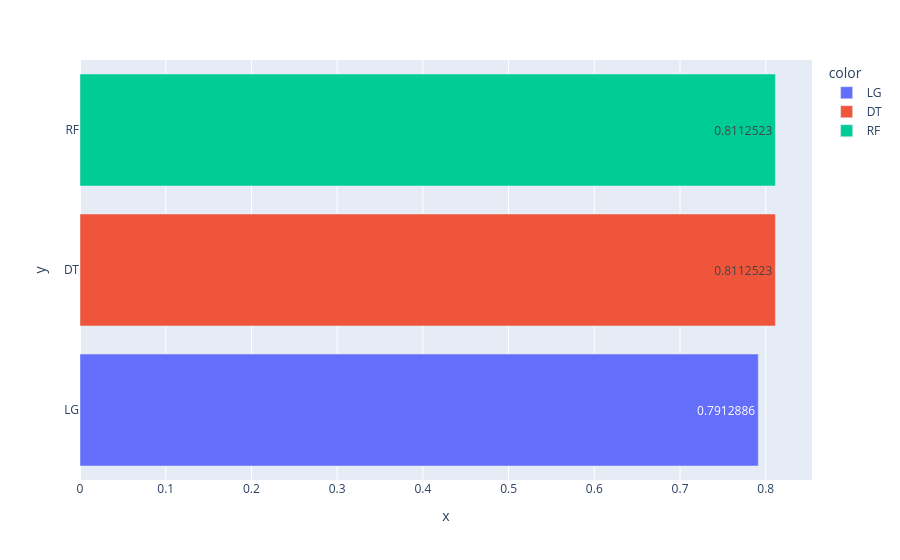
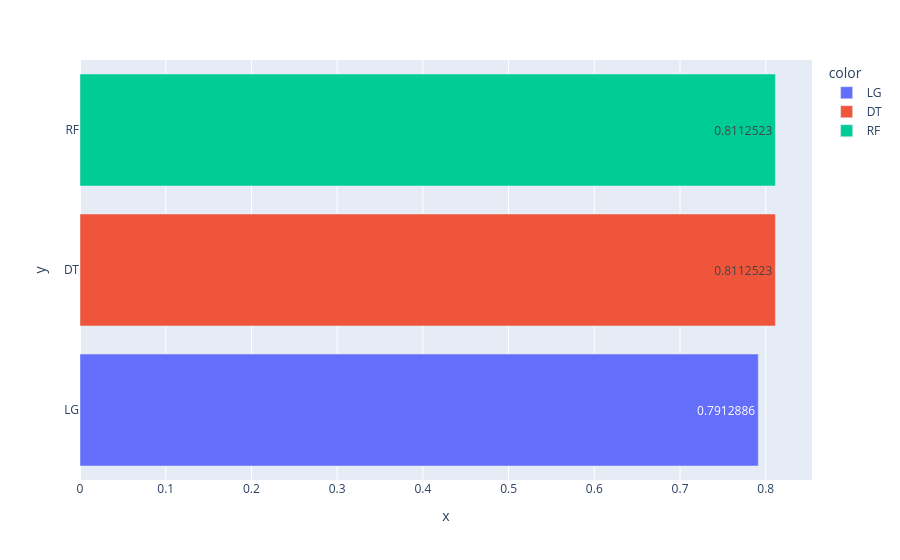

Notebook code for these charts, in order:
### Markdown cell above
### <font color ='bisque'>Tester le modèle le plus performant<font>

### Code cell
#diagrammes des performances
list_names = ['LG', 'DT', 'RF']
list_acc = [acc_lg, acc_dt, acc_rf]
list_f1 = [f1_lg, f1_dt,f1_rf]
list_final = [list_acc, list_f1]
for i in range(2):
  fig = px.bar(y=list_names, x= list_final[i], color = list_names, text_auto = True)
  fig.show()

### Figure 1 — Plotly figure (JSON) as saved in the notebook; plotly's stock layout.template omitted (floating-point values rounded to 4 significant figures)
{"data": [{"hovertemplate": "color=LG<br>x=%{x}<br>y=%{y}<extra></extra>", "legendgroup": "LG", "marker": {"color": "#636efa", "pattern": {"shape": ""}}, "name": "LG", "orientation": "h", "showlegend": true, "textposition": "auto", "texttemplate": "%{x}", "x": [0.7913], "xaxis": "x", "y": ["LG"], "yaxis": "y", "type": "bar"}, {"hovertemplate": "color=DT<br>x=%{x}<br>y=%{y}<extra></extra>", "legendgroup": "DT", "marker": {"color": "#EF553B", "pattern": {"shape": ""}}, "name": "DT", "orientation": "h", "showlegend": true, "textposition": "auto", "texttemplate": "%{x}", "x": [0.8113], "xaxis": "x", "y": ["DT"], "yaxis": "y", "type": "bar"}, {"hovertemplate": "color=RF<br>x=%{x}<br>y=%{y}<extra></extra>", "legendgroup": "RF", "marker": {"color": "#00cc96", "pattern": {"shape": ""}}, "name": "RF", "orientation": "h", "showlegend": true, "textposition": "auto", "texttemplate": "%{x}", "x": [0.8113], "xaxis": "x", "y": ["RF"], "yaxis": "y", "type": "bar"}], "layout": {"xaxis": {"anchor": "y", "domain": [0.0, 1.0], "title": {"text": "x"}}, "yaxis": {"anchor": "x", "domain": [0.0, 1.0], "title": {"text": "y"}}, "legend": {"title": {"text": "color"}, "tracegroupgap": 0}, "margin": {"t": 60}, "barmode": "relative"}}

### Figure 2 — Plotly figure (JSON) as saved in the notebook; plotly's stock layout.template omitted (floating-point values rounded to 4 significant figures)
{"data": [{"hovertemplate": "color=LG<br>x=%{x}<br>y=%{y}<extra></extra>", "legendgroup": "LG", "marker": {"color": "#636efa", "pattern": {"shape": ""}}, "name": "LG", "orientation": "h", "showlegend": true, "textposition": "auto", "texttemplate": "%{x}", "x": [0.7913], "xaxis": "x", "y": ["LG"], "yaxis": "y", "type": "bar"}, {"hovertemplate": "color=DT<br>x=%{x}<br>y=%{y}<extra></extra>", "legendgroup": "DT", "marker": {"color": "#EF553B", "pattern": {"shape": ""}}, "name": "DT", "orientation": "h", "showlegend": true, "textposition": "auto", "texttemplate": "%{x}", "x": [0.8113], "xaxis": "x", "y": ["DT"], "yaxis": "y", "type": "bar"}, {"hovertemplate": "color=RF<br>x=%{x}<br>y=%{y}<extra></extra>", "legendgroup": "RF", "marker": {"color": "#00cc96", "pattern": {"shape": ""}}, "name": "RF", "orientation": "h", "showlegend": true, "textposition": "auto", "texttemplate": "%{x}", "x": [0.8113], "xaxis": "x", "y": ["RF"], "yaxis": "y", "type": "bar"}], "layout": {"xaxis": {"anchor": "y", "domain": [0.0, 1.0], "title": {"text": "x"}}, "yaxis": {"anchor": "x", "domain": [0.0, 1.0], "title": {"text": "y"}}, "legend": {"title": {"text": "color"}, "tracegroupgap": 0}, "margin": {"t": 60}, "barmode": "relative"}}
